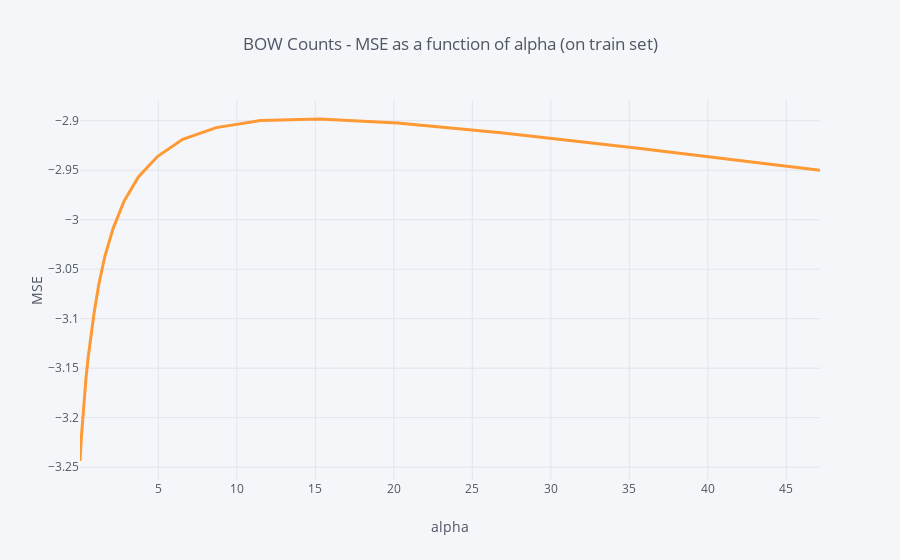

Source (notebook cell):
### Code cell
cv_results = pd.DataFrame(MSE_by_alpha, columns = ['alpha', 'MSE'])
cv_results.query('alpha < 50').set_index('alpha').MSE.iplot(title = 'BOW Counts - MSE as a function of alpha (on train set)', xTitle = 'alpha', yTitle = 'MSE', width = 3, hline=(0,0))

### Figure 1 — Plotly figure (JSON) as saved in the notebook; plotly's stock layout.template omitted (floating-point values rounded to 4 significant figures)
{"data": [{"line": {"color": "rgba(255, 153, 51, 1.0)", "dash": "solid", "shape": "linear", "width": 3}, "mode": "lines", "name": "MSE", "text": "", "type": "scatter", "x": [0.01, 0.01326, 0.01758, 0.0233, 0.03089, 0.04095, 0.05429, 0.07197, 0.09541, 0.1265, 0.1677, 0.2223, 0.2947, 0.3907, 0.5179, 0.6866, 0.9103, 1.207, 1.6, 2.121, 2.812, 3.728, 4.942, 6.551, 8.685, 11.51, 15.26, 20.24, 26.83, 35.56, 47.15], "y": [-3.244, -3.242, -3.243, -3.239, -3.239, -3.234, -3.233, -3.227, -3.22, -3.213, -3.202, -3.193, -3.178, -3.16, -3.141, -3.118, -3.094, -3.065, -3.037, -3.009, -2.981, -2.957, -2.936, -2.919, -2.907, -2.9, -2.898, -2.902, -2.912, -2.928, -2.95]}], "layout": {"autosize": true, "legend": {"bgcolor": "#F5F6F9", "font": {"color": "#4D5663"}}, "paper_bgcolor": "#F5F6F9", "plot_bgcolor": "#F5F6F9", "shapes": [{"line": {"color": "#db4052", "dash": "solid", "width": 1}, "type": "line", "x0": 0, "x1": 1, "xref": "paper", "y0": [0, 0], "y1": [0, 0], "yref": "y"}], "title": {"font": {"color": "#4D5663"}, "text": "BOW Counts - MSE as a function of alpha (on train set)"}, "xaxis": {"autorange": true, "gridcolor": "#E1E5ED", "range": [0.01, 47.15], "showgrid": true, "tickfont": {"color": "#4D5663"}, "title": {"font": {"color": "#4D5663"}, "text": "alpha"}, "type": "linear", "zerolinecolor": "#E1E5ED"}, "yaxis": {"autorange": true, "gridcolor": "#E1E5ED", "range": [-3.263, -2.879], "showgrid": true, "tickfont": {"color": "#4D5663"}, "title": {"font": {"color": "#4D5663"}, "text": "MSE"}, "type": "linear", "zerolinecolor": "#E1E5ED"}}}
